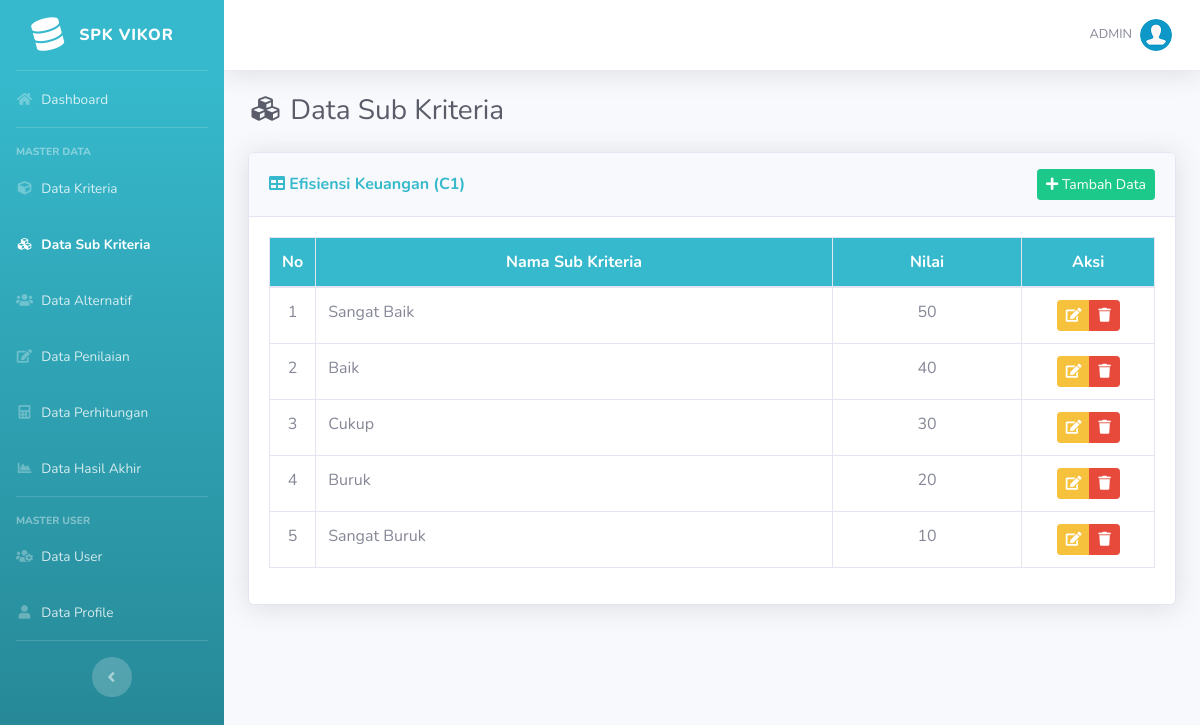
Page /list-sub-kriteria.php (signed in) on the committed database.
### tables this page shows
CREATE TABLE IF NOT EXISTS `kriteria` (
  `id_kriteria` int(11) NOT NULL,
  `kode_kriteria` varchar(10) NOT NULL,
  `nama` varchar(50) NOT NULL,
  `bobot` float NOT NULL,
  `ada_pilihan` tinyint(1) DEFAULT NULL
);

CREATE TABLE IF NOT EXISTS `sub_kriteria` (
  `id_sub_kriteria` int(11) NOT NULL,
  `id_kriteria` int(11) NOT NULL,
  `nama` varchar(50) NOT NULL,
  `nilai` float NOT NULL
);

### list-sub-kriteria.php (the view, shortened to what this page needs)
<?php
require_once('includes/init.php');
require_once('template/header.php');
?>
<div class="d-sm-flex align-items-center justify-content-between mb-4">
    <h1 class="h3 mb-0 text-gray-800"><i class="fas fa-fw fa-cubes"></i> Data Sub Kriteria</h1>
</div>
<?php
$query = mysqli_query($koneksi,"SELECT * FROM kriteria WHERE ada_pilihan='1' ORDER BY kode_kriteria ASC");
$cek = mysqli_num_rows($query);
if($cek <= 0) {
?>
<div class="card shadow mb-4">
    <div class="card-header py-3">
        <h6 class="m-0 font-weight-bold text-info"><i class="fa fa-table"></i> Daftar Data Sub Kriteria</h6>
    </div>
    <div class="card-body">
		<div class="alert alert-info">
			Cara penilaian pada kriteria berjenis input langsung semua.
		</div>
	</div>
</div>
<?php
}else{
	while($data = mysqli_fetch_array($query)){
?>
<div class="card shadow mb-4">
    <div class="card-header py-3">
        <div class="d-sm-flex align-items-center justify-content-between">
			<h6 class="m-0 font-weight-bold text-info"><i class="fa fa-table"></i> <?= $data['nama']." (".$data['kode_kriteria'].")" ?></h6>
			<a href="#tambah<?= $data['id_kriteria']; ?>" data-toggle="modal" class="btn btn-sm btn-success"> <i class="fa fa-plus"></i> Tambah Data </a>
		</div>
    </div>
    <div class="card-body">
		<div class="table-responsive">
			<table class="table table-bordered" width="100%" cellspacing="0">
				<thead class="bg-info text-white">
					<tr align="center">
						<th width="5%">No</th>
						<th>Nama Sub Kriteria</th>
						<th>Nilai</th>
						<th width="15%">Aksi</th>
					</tr>
				</thead>
				<tbody>
					<?php
						$no=1;
						$id_kriteria = $data['id_kriteria'];
						$q = mysqli_query($koneksi,"SELECT * FROM sub_kriteria WHERE id_kriteria = '$id_kriteria' ORDER BY nilai DESC");
						while($d = mysqli_fetch_array($q)){
					?>
					<tr align="center">
						<td><?=$no ?></td>
						<td align="left"><?= $d['nama'] ?></td>
						<td><?= $d['nilai'] ?></td>
						<td>
							<div class="btn-group" role="group">
								<a data-toggle="modal" title="Edit Data" href="#editsk<?= $d['id_sub_kriteria'] ?>" class="btn btn-warning btn-sm"><i class="fa fa-edit"></i></a>
								<a  data-toggle="tooltip" data-placement="bottom" title="Hapus Data" href="hapus-sub-kriteria.php?id=<?php echo $d['id_sub_kriteria']; ?>" onclick="return confirm ('Apakah anda yakin untuk meghapus data ini')" class="btn btn-danger btn-sm"><i class="fa fa-trash"></i></a>
							</div>
						</td>
					</tr>
                <?php
					$no++;
					}
				?>
				</tbody>
			</table>
		</div>
	</div>
</div>
<?php
}
}
require_once('template/footer.php');
?>

### rows in the picture
kriteria: nama "Efisiensi Keuangan", kode_kriteria "C1"
sub_kriteria: nama "Sangat Baik", nilai "50"
sub_kriteria: nama "Baik", nilai "40"
sub_kriteria: nama "Cukup", nilai "30"
sub_kriteria: nama "Buruk", nilai "20"
sub_kriteria: nama "Sangat Buruk", nilai "10"

### other values in the picture
$_SESSION['username'] "ADMIN"
